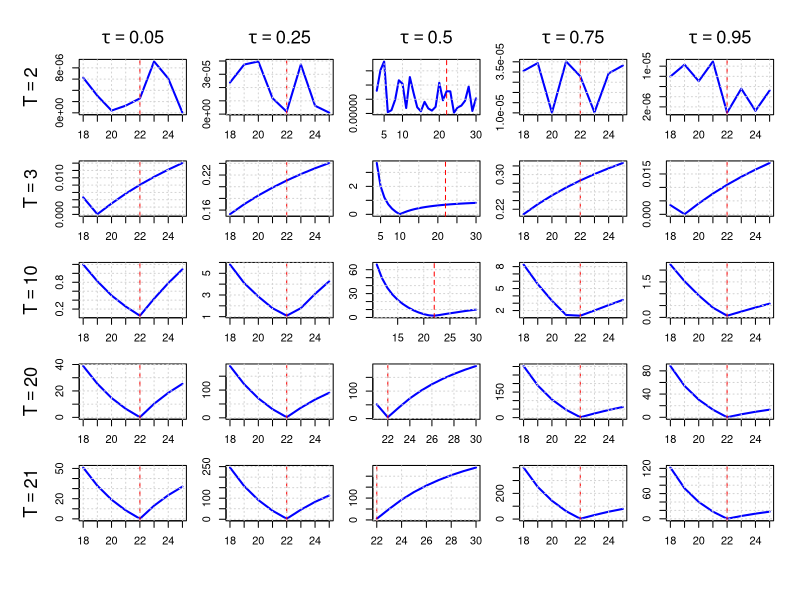

R code for this plot:
# ---------------------------------------------------------------------------
# Quantile-Based Peak Estimation with Laplace Noise (Multiple z, tau)
# ---------------------------------------------------------------------------
# Author: Said Maanan
# Refactored: 2025-06-19
# ---------------------------------------------------------------------------

# --- Core Functions ---
rlaplace <- function(n, location = 0, scale = 1) {
  u <- runif(n, -0.5, 0.5)
  location - scale * sign(u) * log(1 - 2 * abs(u))
}

asy_laplace_variance <- function(tau, z) {
  t1 <- tau / (1 + z)^2
  t2 <- (1 - tau) / (1 - z)^2
  mu <- (1 - tau) / (1 - z) - tau / (1 + z)
  t1 + t2 - 0.25 * mu^2
}

compute_noise_scale <- function(A, snr, tau, z) {
  sqrt((A / snr)^2 / asy_laplace_variance(tau, z))
}

quantile_loss <- function(u, tau) u * (tau - (u < 0))

med_weighted_tau <- function(I, l, s, tau) {
  T <- length(I)
  x <- I * exp(((1:T) - l)^2 / s^2)
  w <- exp(-((1:T) - l)^2 / s^2)
  o <- order(x)
  x_sorted <- x[o]; w_sorted <- w[o]
  cum_w <- cumsum(w_sorted)
  k <- min(which(cum_w >= tau * sum(w_sorted)))
  x_sorted[k]
}

compute_a <- function(I, l, s, tau) med_weighted_tau(I, l, s, tau)

objective_function <- function(I, a, l, s, tau) {
  t <- seq_along(I)
  fitted <- a * exp(-((t - l)^2) / s^2)
  mean(quantile_loss(I - fitted, tau))
}

search_best_s <- function(I, l, tau) {
  f <- function(s) objective_function(I, compute_a(I, l, s, tau), l, s, tau)
  optimize(f, c(1, 20), tol = 1e-4)$minimum
}

# --- Simulation ---
simulate_quantile_objective <- function(T, A, L, S, h, tau, snr, z, seed = NULL, force_l_gt_T = FALSE) {
  if (!is.null(seed)) set.seed(seed)
  t <- 1:T
  signal <- A * exp(-((t - L)^2) / S^2)
  b <- compute_noise_scale(A, snr, tau, z)
  noise <- rlaplace(T, scale = b)
  I <- signal + noise
  l_grid <- if (force_l_gt_T) seq(T + 1, h) else seq(L - 4, L + 3)
  
  data.frame(
    l = l_grid,
    loss = sapply(l_grid, function(l) {
      s <- search_best_s(I, l, tau)
      a <- compute_a(I, l, s, tau)
      objective_function(I, a, l, s, tau)
    }),
    T = T, z = z
  )
}

# --- Config ---
A_true <- 15000
L_true <- 22
S_true <- 10
h <- 30
Ts_free <- c(2, 3, 10, 20, 21)
snr <- 1000
seed <- 280

z_vals <- c(-0.9, -0.5, 0, 0.5, 0.9)
tau_vals <- (1 - z_vals) / 2

results_all <- do.call(rbind, lapply(seq_along(z_vals), function(i) {
  z <- z_vals[i]
  tau <- tau_vals[i]
  res_z <- do.call(rbind, lapply(Ts_free, function(T) {
    simulate_quantile_objective(T, A_true, L_true, S_true, h,
                                tau, snr, z, seed, force_l_gt_T = (tau == 0.5))
  }))
  res_z$z <- z
  res_z$tau <- tau
  res_z
}))

plot_all_quantile_objectives_zcompare <- function(results_all, L_true) {
  Ts <- sort(unique(results_all$T))
  taus <- sort(unique(results_all$tau))
  
  nrow <- length(Ts)
  ncol <- length(taus)
  
  pdf(file = "plot_all_tau_zcompare.pdf", width = 2.0 * ncol, height = 2.5 * nrow)
  old_par <- par(mfrow = c(nrow, ncol), mar = c(2, 2, 1.5, 1), oma = c(4, 4, 3, 1), bg = "white")
  on.exit({ par(old_par); dev.off() })
  
  for (i in seq_along(Ts)) {
    for (j in seq_along(taus)) {
      T_val <- Ts[i]
      tau_val <- taus[j]
      df_sub <- subset(results_all, T == T_val & tau == tau_val)
      
      plot(NA, xlim = range(df_sub$l), ylim = range(df_sub$loss),
           xlab = "", ylab = "", main = "", axes = FALSE)
      axis(1); axis(2)
      box()
      
      lines(df_sub$l, df_sub$loss, col = "blue", lwd = 2)
      abline(v = L_true, col = "red", lty = 2)
      grid()
      
      if (j == 1) mtext(bquote(T == .(T_val)), side = 2, line = 3, cex = 1.1)
      if (i == 1) mtext(bquote(tau == .(tau_val)), side = 3, line = 1, cex = 1.1)
    }
  }
}


plot_all_quantile_objectives_zcompare(results_all, L_true)
cat("Merged plot saved to plot_all_tau_zcompare.png\n")
